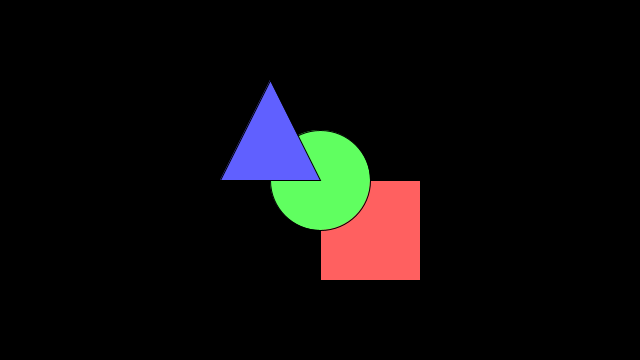
Frame 1 (no input)
Frame 60 (the mouse pressed at the canvas centre just before this capture): identical to frame 1, image omitted
Frame 120 (the mouse held since frame 60 and released just before this capture): identical to frame 1, image omitted

The Processing sketch that drew this single still picture (run headless with seeded random() and noise(); from frame 60 on, the mouse is pressed at the canvas centre):

// Processing sketch: Primative
// ── Primative.pde
void setup() {
  size(640, 360);
}

void draw() {
  background(0);

  fill(255, 96, 96);
  rect(width/2, height/2, 100, 100);

  fill(96, 255, 96);
  circle(width/2, height/2, 100);

  fill(96, 96, 255);
  triangle(width/2, height/2, 
    width/2-100, height/2, 
    width/2-50, height/2-100);
}
